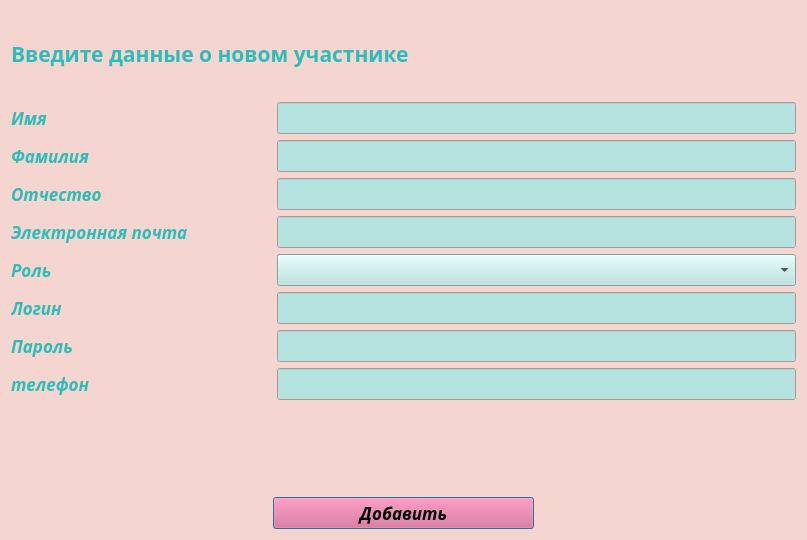
<?xml version="1.0" encoding="UTF-8"?>
<ui version="4.0">
 <class>Dialog</class>
 <widget class="QDialog" name="Dialog">
  <property name="geometry">
   <rect>
    <x>0</x>
    <y>0</y>
    <width>807</width>
    <height>540</height>
   </rect>
  </property>
  <property name="palette">
   <palette>
    <active>
     <colorrole role="WindowText">
      <brush brushstyle="SolidPattern">
       <color alpha="255">
        <red>45</red>
        <green>188</green>
        <blue>183</blue>
       </color>
      </brush>
     </colorrole>
     <colorrole role="Button">
      <brush brushstyle="SolidPattern">
       <color alpha="255">
        <red>227</red>
        <green>89</green>
        <blue>132</blue>
       </color>
      </brush>
     </colorrole>
     <colorrole role="ButtonText">
      <brush brushstyle="SolidPattern">
       <color alpha="255">
        <red>0</red>
        <green>0</green>
        <blue>0</blue>
       </color>
      </brush>
     </colorrole>
     <colorrole role="Base">
      <brush brushstyle="SolidPattern">
       <color alpha="255">
        <red>181</red>
        <green>227</green>
        <blue>224</blue>
       </color>
      </brush>
     </colorrole>
     <colorrole role="Window">
      <brush brushstyle="SolidPattern">
       <color alpha="255">
        <red>244</red>
        <green>213</green>
        <blue>208</blue>
       </color>
      </brush>
     </colorrole>
    </active>
    <inactive>
     <colorrole role="WindowText">
      <brush brushstyle="SolidPattern">
       <color alpha="255">
        <red>45</red>
        <green>188</green>
        <blue>183</blue>
       </color>
      </brush>
     </colorrole>
     <colorrole role="Button">
      <brush brushstyle="SolidPattern">
       <color alpha="255">
        <red>227</red>
        <green>89</green>
        <blue>132</blue>
       </color>
      </brush>
     </colorrole>
     <colorrole role="ButtonText">
      <brush brushstyle="SolidPattern">
       <color alpha="255">
        <red>0</red>
        <green>0</green>
        <blue>0</blue>
       </color>
      </brush>
     </colorrole>
     <colorrole role="Base">
      <brush brushstyle="SolidPattern">
       <color alpha="255">
        <red>181</red>
        <green>227</green>
        <blue>224</blue>
       </color>
      </brush>
     </colorrole>
     <colorrole role="Window">
      <brush brushstyle="SolidPattern">
       <color alpha="255">
        <red>244</red>
        <green>213</green>
        <blue>208</blue>
       </color>
      </brush>
     </colorrole>
    </inactive>
    <disabled>
     <colorrole role="WindowText">
      <brush brushstyle="SolidPattern">
       <color alpha="255">
        <red>190</red>
        <green>190</green>
        <blue>190</blue>
       </color>
      </brush>
     </colorrole>
     <colorrole role="Button">
      <brush brushstyle="SolidPattern">
       <color alpha="255">
        <red>227</red>
        <green>89</green>
        <blue>132</blue>
       </color>
      </brush>
     </colorrole>
     <colorrole role="ButtonText">
      <brush brushstyle="SolidPattern">
       <color alpha="255">
        <red>190</red>
        <green>190</green>
        <blue>190</blue>
       </color>
      </brush>
     </colorrole>
     <colorrole role="Base">
      <brush brushstyle="SolidPattern">
       <color alpha="255">
        <red>244</red>
        <green>213</green>
        <blue>208</blue>
       </color>
      </brush>
     </colorrole>
     <colorrole role="Window">
      <brush brushstyle="SolidPattern">
       <color alpha="255">
        <red>244</red>
        <green>213</green>
        <blue>208</blue>
       </color>
      </brush>
     </colorrole>
    </disabled>
   </palette>
  </property>
  <property name="font">
   <font>
    <family>Sawasdee</family>
    <pointsize>13</pointsize>
    <weight>75</weight>
    <italic>true</italic>
    <bold>true</bold>
   </font>
  </property>
  <property name="windowTitle">
   <string>Dialog</string>
  </property>
  <layout class="QVBoxLayout" name="verticalLayout">
   <item>
    <widget class="QLabel" name="label">
     <property name="font">
      <font>
       <family>Sawasdee</family>
       <pointsize>16</pointsize>
       <weight>75</weight>
       <italic>false</italic>
       <bold>true</bold>
      </font>
     </property>
     <property name="acceptDrops">
      <bool>false</bool>
     </property>
     <property name="text">
      <string>Введите данные о новом участнике</string>
     </property>
    </widget>
   </item>
   <item>
    <layout class="QHBoxLayout" name="horizontalLayout" stretch="1,2">
     <item>
      <widget class="QLabel" name="label_2">
       <property name="text">
        <string>Имя</string>
       </property>
      </widget>
     </item>
     <item>
      <widget class="QLineEdit" name="name"/>
     </item>
    </layout>
   </item>
   <item>
    <layout class="QHBoxLayout" name="horizontalLayout_4" stretch="1,2">
     <item>
      <widget class="QLabel" name="label_5">
       <property name="text">
        <string>Фамилия</string>
       </property>
      </widget>
     </item>
     <item>
      <widget class="QLineEdit" name="surn"/>
     </item>
    </layout>
   </item>
   <item>
    <layout class="QHBoxLayout" name="horizontalLayout_3" stretch="1,2">
     <item>
      <widget class="QLabel" name="label_4">
       <property name="text">
        <string>Отчество</string>
       </property>
      </widget>
     </item>
     <item>
      <widget class="QLineEdit" name="papa"/>
     </item>
    </layout>
   </item>
   <item>
    <layout class="QHBoxLayout" name="horizontalLayout_2" stretch="1,2">
     <item>
      <widget class="QLabel" name="label_3">
       <property name="font">
        <font>
         <family>Sawasdee</family>
         <pointsize>13</pointsize>
         <weight>75</weight>
         <italic>true</italic>
         <bold>true</bold>
        </font>
       </property>
       <property name="text">
        <string>Электронная почта</string>
       </property>
      </widget>
     </item>
     <item>
      <widget class="QLineEdit" name="mail"/>
     </item>
    </layout>
   </item>
   <item>
    <layout class="QHBoxLayout" name="horizontalLayout_5" stretch="1,2">
     <item>
      <widget class="QLabel" name="label_6">
       <property name="font">
        <font>
         <family>Sawasdee</family>
         <pointsize>13</pointsize>
         <weight>75</weight>
         <italic>true</italic>
         <bold>true</bold>
        </font>
       </property>
       <property name="text">
        <string>Роль</string>
       </property>
      </widget>
     </item>
     <item>
      <widget class="QComboBox" name="comboBox">
       <property name="palette">
        <palette>
         <active>
          <colorrole role="Button">
           <brush brushstyle="SolidPattern">
            <color alpha="255">
             <red>181</red>
             <green>227</green>
             <blue>224</blue>
            </color>
           </brush>
          </colorrole>
          <colorrole role="Base">
           <brush brushstyle="SolidPattern">
            <color alpha="255">
             <red>181</red>
             <green>227</green>
             <blue>224</blue>
            </color>
           </brush>
          </colorrole>
          <colorrole role="Window">
           <brush brushstyle="SolidPattern">
            <color alpha="255">
             <red>181</red>
             <green>227</green>
             <blue>224</blue>
            </color>
           </brush>
          </colorrole>
         </active>
         <inactive>
          <colorrole role="Button">
           <brush brushstyle="SolidPattern">
            <color alpha="255">
             <red>181</red>
             <green>227</green>
             <blue>224</blue>
            </color>
           </brush>
          </colorrole>
          <colorrole role="Base">
           <brush brushstyle="SolidPattern">
            <color alpha="255">
             <red>181</red>
             <green>227</green>
             <blue>224</blue>
            </color>
           </brush>
          </colorrole>
          <colorrole role="Window">
           <brush brushstyle="SolidPattern">
            <color alpha="255">
             <red>181</red>
             <green>227</green>
             <blue>224</blue>
            </color>
           </brush>
          </colorrole>
         </inactive>
         <disabled>
          <colorrole role="Button">
           <brush brushstyle="SolidPattern">
            <color alpha="255">
             <red>181</red>
             <green>227</green>
             <blue>224</blue>
            </color>
           </brush>
          </colorrole>
          <colorrole role="Base">
           <brush brushstyle="SolidPattern">
            <color alpha="255">
             <red>181</red>
             <green>227</green>
             <blue>224</blue>
            </color>
           </brush>
          </colorrole>
          <colorrole role="Window">
           <brush brushstyle="SolidPattern">
            <color alpha="255">
             <red>181</red>
             <green>227</green>
             <blue>224</blue>
            </color>
           </brush>
          </colorrole>
         </disabled>
        </palette>
       </property>
      </widget>
     </item>
    </layout>
   </item>
   <item>
    <layout class="QHBoxLayout" name="horizontalLayout_6" stretch="1,2">
     <item>
      <widget class="QLabel" name="label_7">
       <property name="text">
        <string>Логин</string>
       </property>
      </widget>
     </item>
     <item>
      <widget class="QLineEdit" name="log"/>
     </item>
    </layout>
   </item>
   <item>
    <layout class="QHBoxLayout" name="horizontalLayout_8" stretch="1,2">
     <item>
      <widget class="QLabel" name="label_9">
       <property name="text">
        <string>Пароль</string>
       </property>
      </widget>
     </item>
     <item>
      <widget class="QLineEdit" name="pas"/>
     </item>
    </layout>
   </item>
   <item>
    <layout class="QHBoxLayout" name="horizontalLayout_9" stretch="1,2">
     <item>
      <widget class="QLabel" name="label_10">
       <property name="text">
        <string>телефон</string>
       </property>
      </widget>
     </item>
     <item>
      <widget class="QLineEdit" name="ph"/>
     </item>
    </layout>
   </item>
   <item>
    <layout class="QHBoxLayout" name="horizontalLayout_11">
     <item>
      <widget class="QLabel" name="error">
       <property name="palette">
        <palette>
         <active>
          <colorrole role="WindowText">
           <brush brushstyle="SolidPattern">
            <color alpha="255">
             <red>227</red>
             <green>89</green>
             <blue>132</blue>
            </color>
           </brush>
          </colorrole>
         </active>
         <inactive>
          <colorrole role="WindowText">
           <brush brushstyle="SolidPattern">
            <color alpha="255">
             <red>227</red>
             <green>89</green>
             <blue>132</blue>
            </color>
           </brush>
          </colorrole>
         </inactive>
         <disabled>
          <colorrole role="WindowText">
           <brush brushstyle="SolidPattern">
            <color alpha="255">
             <red>190</red>
             <green>190</green>
             <blue>190</blue>
            </color>
           </brush>
          </colorrole>
         </disabled>
        </palette>
       </property>
       <property name="text">
        <string/>
       </property>
      </widget>
     </item>
    </layout>
   </item>
   <item>
    <layout class="QHBoxLayout" name="horizontalLayout_10" stretch="1,1,1">
     <item>
      <spacer name="horizontalSpacer">
       <property name="orientation">
        <enum>Qt::Horizontal</enum>
       </property>
       <property name="sizeHint" stdset="0">
        <size>
         <width>40</width>
         <height>20</height>
        </size>
       </property>
      </spacer>
     </item>
     <item>
      <widget class="QPushButton" name="pushButton">
       <property name="text">
        <string>Добавить</string>
       </property>
      </widget>
     </item>
     <item>
      <spacer name="horizontalSpacer_2">
       <property name="orientation">
        <enum>Qt::Horizontal</enum>
       </property>
       <property name="sizeHint" stdset="0">
        <size>
         <width>40</width>
         <height>20</height>
        </size>
       </property>
      </spacer>
     </item>
    </layout>
   </item>
  </layout>
 </widget>
 <resources/>
 <connections/>
</ui>
